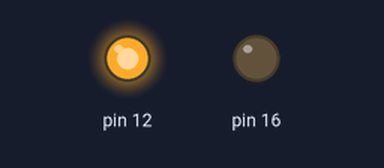
The program below on a simulated Raspberry Pi (header pin numbers). Parts: output pins drawn as LEDs (lit = HIGH). At 7.0 s the program stops and its outputs stay as they are.

Above: at 0.1 s.
At 5.1 s:
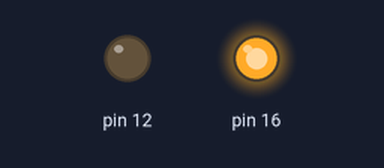
At 7.1 s:
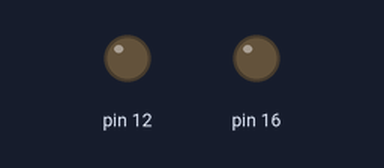
Timing chart, 0 to 8.5 s (numbered marks = the images above):
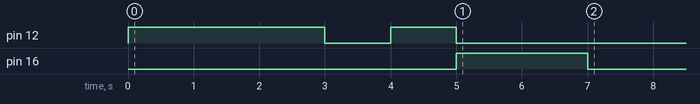

The program:

LED_BUZZ_TEST.py
```python
### Import GPIO input map and time modules
import RPi.GPIO as GPIO
import time

##Set it up to use the GPIO board
GPIO.setmode(GPIO.BOARD)

## Use pin 18 as our output
GPIO.setup(12,GPIO.OUT)
GPIO.setup(16, GPIO.OUT)

## Turn on

GPIO.output(16,0)
GPIO.output(12,0)
GPIO.output(12,1)

## Wait a couple seconds
time.sleep(3)

GPIO.output(12,0)

time.sleep(1)

GPIO.output(12,1)

time.sleep(1)

GPIO.output(12,0)
GPIO.output(16,1)

time.sleep(2)


## End program
GPIO.cleanup()
```

Measured:
- by itself, pin 12: LOW → HIGH at 0.00 s, → LOW 3.0 s later, → HIGH 1.0 s later, → LOW 1.0 s later
- by itself, pin 16: LOW → HIGH at 5.0 s, → LOW 2.0 s later
